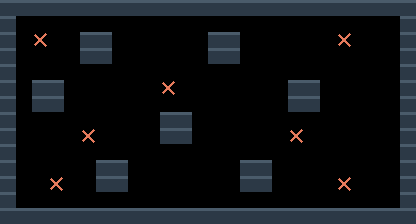

The image is a tile-based game level rendered from a .tmx file. Its description and complete source (layers, tilesets, objects, tile grids) follow:
An orthogonal 26x14 tile map with 16x16 px tiles, 2 tile layers (terreno, marcadores).

<map version="1.10" tiledversion="1.11.0" orientation="orthogonal" renderorder="right-down" width="26" height="14" tilewidth="16" tileheight="16" infinite="0" nextlayerid="3" nextobjectid="1">
 <properties>
  <property name="tipo" value="combate" />
  <property name="nombre" value="almacen" />
 </properties>
 <tileset firstgid="1" source="muelle.tsx" />
 <layer id="1" name="terreno" width="26" height="14">
  <data encoding="csv">
1,1,1,1,1,1,1,1,1,1,1,1,1,1,1,1,1,1,1,1,1,1,1,1,1,1,
1,0,0,0,0,0,0,0,0,0,0,0,0,0,0,0,0,0,0,0,0,0,0,0,0,1,
1,0,0,0,0,1,1,0,0,0,0,0,0,1,1,0,0,0,0,0,0,0,0,0,0,1,
1,0,0,0,0,1,1,0,0,0,0,0,0,1,1,0,0,0,0,0,0,0,0,0,0,1,
1,0,0,0,0,0,0,0,0,0,0,0,0,0,0,0,0,0,0,0,0,0,0,0,0,1,
1,0,1,1,0,0,0,0,0,0,0,0,0,0,0,0,0,0,1,1,0,0,0,0,0,1,
1,0,1,1,0,0,0,0,0,0,0,0,0,0,0,0,0,0,1,1,0,0,0,0,0,1,
1,0,0,0,0,0,0,0,0,0,1,1,0,0,0,0,0,0,0,0,0,0,0,0,0,1,
1,0,0,0,0,0,0,0,0,0,1,1,0,0,0,0,0,0,0,0,0,0,0,0,0,1,
1,0,0,0,0,0,0,0,0,0,0,0,0,0,0,0,0,0,0,0,0,0,0,0,0,1,
1,0,0,0,0,0,1,1,0,0,0,0,0,0,0,1,1,0,0,0,0,0,0,0,0,1,
1,0,0,0,0,0,1,1,0,0,0,0,0,0,0,1,1,0,0,0,0,0,0,0,0,1,
1,0,0,0,0,0,0,0,0,0,0,0,0,0,0,0,0,0,0,0,0,0,0,0,0,1,
1,1,1,1,1,1,1,1,1,1,1,1,1,1,1,1,1,1,1,1,1,1,1,1,1,1
</data>
 </layer>
 <layer id="2" name="marcadores" width="26" height="14">
  <data encoding="csv">
0,0,0,0,0,0,0,0,0,0,0,0,0,0,0,0,0,0,0,0,0,0,0,0,0,0,
0,0,0,0,0,0,0,0,0,0,0,0,0,0,0,0,0,0,0,0,0,0,0,0,0,0,
0,0,3,0,0,0,0,0,0,0,0,0,0,0,0,0,0,0,0,0,0,3,0,0,0,0,
0,0,0,0,0,0,0,0,0,0,0,0,0,0,0,0,0,0,0,0,0,0,0,0,0,0,
0,0,0,0,0,0,0,0,0,0,0,0,0,0,0,0,0,0,0,0,0,0,0,0,0,0,
0,0,0,0,0,0,0,0,0,0,3,0,0,0,0,0,0,0,0,0,0,0,0,0,0,0,
0,0,0,0,0,0,0,0,0,0,0,0,0,0,0,0,0,0,0,0,0,0,0,0,0,0,
0,0,0,0,0,0,0,0,0,0,0,0,0,0,0,0,0,0,0,0,0,0,0,0,0,0,
0,0,0,0,0,3,0,0,0,0,0,0,0,0,0,0,0,0,3,0,0,0,0,0,0,0,
0,0,0,0,0,0,0,0,0,0,0,0,0,0,0,0,0,0,0,0,0,0,0,0,0,0,
0,0,0,0,0,0,0,0,0,0,0,0,0,0,0,0,0,0,0,0,0,0,0,0,0,0,
0,0,0,3,0,0,0,0,0,0,0,0,0,0,0,0,0,0,0,0,0,3,0,0,0,0,
0,0,0,0,0,0,0,0,0,0,0,0,0,0,0,0,0,0,0,0,0,0,0,0,0,0,
0,0,0,0,0,0,0,0,0,0,0,0,0,0,0,0,0,0,0,0,0,0,0,0,0,0
</data>
 </layer>
</map>
